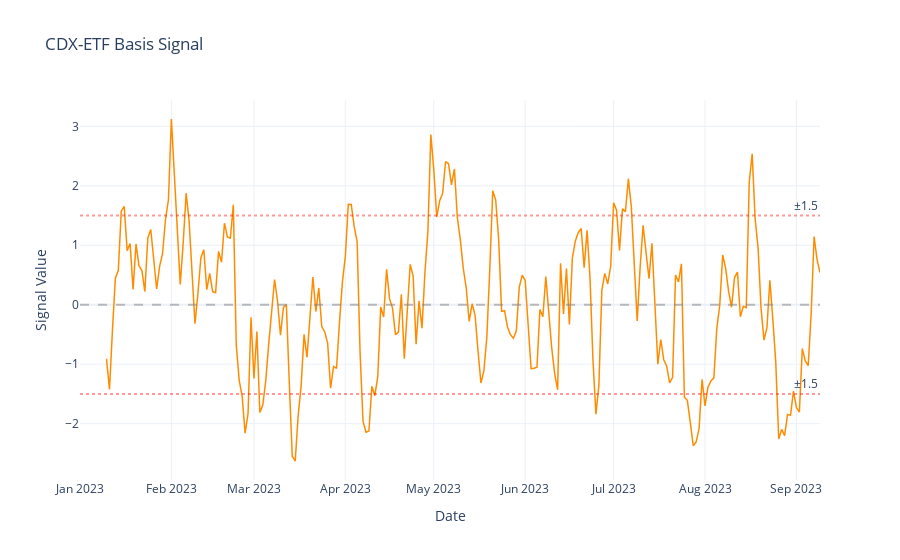

Notebook code cell kept with this figure:
### Markdown cell above
## 5. Visualize Signal

Plot cdx_etf_basis signal to understand strategy driver.

### Code cell
# Plot signal
fig_signal = plot_signal(
    signal=market_data["cdx_etf_basis"],
    title="CDX-ETF Basis Signal",
    threshold_lines=[1.5, -1.5],
)
fig_signal.show()

print("Signal visualization complete")

### Figure 1 — Plotly figure (JSON) as saved in the notebook; plotly's stock layout.template omitted (floating-point values rounded to 4 significant figures; data arrays with more than 128 entries replaced by an {"elided": "..."} marker saying what was removed)
{"data": [{"hovertemplate": "Date=%{x}<br>Signal Value=%{y}<extra></extra>", "legendgroup": "", "line": {"color": "darkorange", "dash": "solid", "width": 1.5}, "marker": {"symbol": "circle"}, "mode": "lines", "name": "", "orientation": "v", "showlegend": false, "type": "scatter", "x": {"elided": "252 str values"}, "xaxis": "x", "y": {"elided": "252 float values"}, "yaxis": "y"}], "layout": {"annotations": [{"showarrow": false, "text": "±1.5", "x": 1, "xanchor": "right", "xref": "x domain", "y": 1.5, "yanchor": "bottom", "yref": "y"}, {"showarrow": false, "text": "±1.5", "x": 1, "xanchor": "right", "xref": "x domain", "y": -1.5, "yanchor": "bottom", "yref": "y"}], "hovermode": "x unified", "legend": {"tracegroupgap": 0}, "shapes": [{"line": {"color": "gray", "dash": "dash"}, "opacity": 0.5, "type": "line", "x0": 0, "x1": 1, "xref": "x domain", "y0": 0, "y1": 0, "yref": "y"}, {"line": {"color": "red", "dash": "dot"}, "opacity": 0.4, "type": "line", "x0": 0, "x1": 1, "xref": "x domain", "y0": 1.5, "y1": 1.5, "yref": "y"}, {"line": {"color": "red", "dash": "dot"}, "opacity": 0.4, "type": "line", "x0": 0, "x1": 1, "xref": "x domain", "y0": -1.5, "y1": -1.5, "yref": "y"}], "showlegend": false, "title": {"text": "CDX-ETF Basis Signal"}, "xaxis": {"anchor": "y", "domain": [0, 1], "title": {"text": "Date"}}, "yaxis": {"anchor": "x", "domain": [0, 1], "title": {"text": "Signal Value"}}}}
